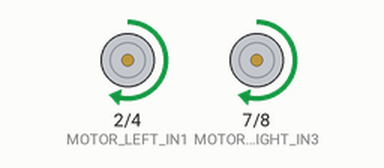
Simulated run of this sketch. Board: Arduino Uno, built with avr-gcc and run on an emulated ATmega328P. On the bench: motor-driver pin pairs drawn as motors (green arrow = first pin HIGH = forward, orange = second pin HIGH = backward, longer = more drive, scaled by the enable pin).

Above: at 1.0 s.
At 2.5 s:
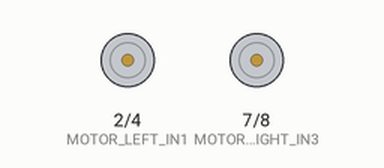
At 4.0 s:
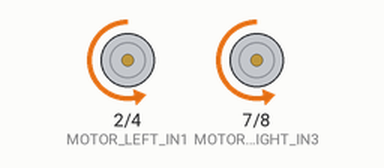
Timing chart, 0 to 7.8 s (numbered marks = the images above):
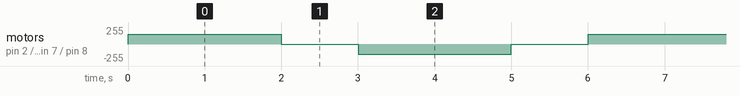

Measured:
- by itself, motor on pin 2 (MOTOR_LEFT_IN1) / pin 4 (MOTOR_LEFT_IN2), motor on pin 7 (MOTOR_RIGHT_IN3) / pin 8 (MOTOR_RIGHT_IN4): repeats every 6.0 s: stopped 1.0 s, backward 150/255 2.0 s, stopped 1.0 s, forward 150/255 2.0 s

The sketch:

motor_test.ino
```cpp
// ==========================================
// 상수 정의 (UPPER_SNAKE_CASE)
// ==========================================
const int MOTOR_LEFT_ENA = 3;       // 왼쪽 모터 PWM
const int MOTOR_LEFT_IN1 = 2;       // 왼쪽 모터 방향 1
const int MOTOR_LEFT_IN2 = 4;       // 왼쪽 모터 방향 2

const int MOTOR_RIGHT_IN3 = 7;      // 오른쪽 모터 방향 1
const int MOTOR_RIGHT_IN4 = 8;      // 오른쪽 모터 방향 2
const int MOTOR_RIGHT_ENB = 5;      // 오른쪽 모터 PWM

const int TEST_SPEED = 150;         // 테스트할 모터 속도 (100 ~ 255)

void setup() {
  pinMode(MOTOR_LEFT_ENA, OUTPUT);
  pinMode(MOTOR_LEFT_IN1, OUTPUT);
  pinMode(MOTOR_LEFT_IN2, OUTPUT);
  pinMode(MOTOR_RIGHT_IN3, OUTPUT);
  pinMode(MOTOR_RIGHT_IN4, OUTPUT);
  pinMode(MOTOR_RIGHT_ENB, OUTPUT);
}

void loop() {
  // 1. 2초간 전진
  digitalWrite(MOTOR_LEFT_IN1, HIGH);
  digitalWrite(MOTOR_LEFT_IN2, LOW);
  analogWrite(MOTOR_LEFT_ENA, TEST_SPEED);

  digitalWrite(MOTOR_RIGHT_IN3, HIGH);
  digitalWrite(MOTOR_RIGHT_IN4, LOW);
  analogWrite(MOTOR_RIGHT_ENB, TEST_SPEED);
  delay(2000);

  // 2. 1초간 정지
  digitalWrite(MOTOR_LEFT_IN1, LOW);
  digitalWrite(MOTOR_LEFT_IN2, LOW);
  digitalWrite(MOTOR_RIGHT_IN3, LOW);
  digitalWrite(MOTOR_RIGHT_IN4, LOW);
  delay(1000);

  // 3. 2초간 후진
  digitalWrite(MOTOR_LEFT_IN1, LOW);
  digitalWrite(MOTOR_LEFT_IN2, HIGH);
  analogWrite(MOTOR_LEFT_ENA, TEST_SPEED);

  digitalWrite(MOTOR_RIGHT_IN3, LOW);
  digitalWrite(MOTOR_RIGHT_IN4, HIGH);
  analogWrite(MOTOR_RIGHT_ENB, TEST_SPEED);
  delay(2000);

  // 4. 1초간 정지
  digitalWrite(MOTOR_LEFT_IN1, LOW);
  digitalWrite(MOTOR_LEFT_IN2, LOW);
  digitalWrite(MOTOR_RIGHT_IN3, LOW);
  digitalWrite(MOTOR_RIGHT_IN4, LOW);
  delay(1000);
}
```
